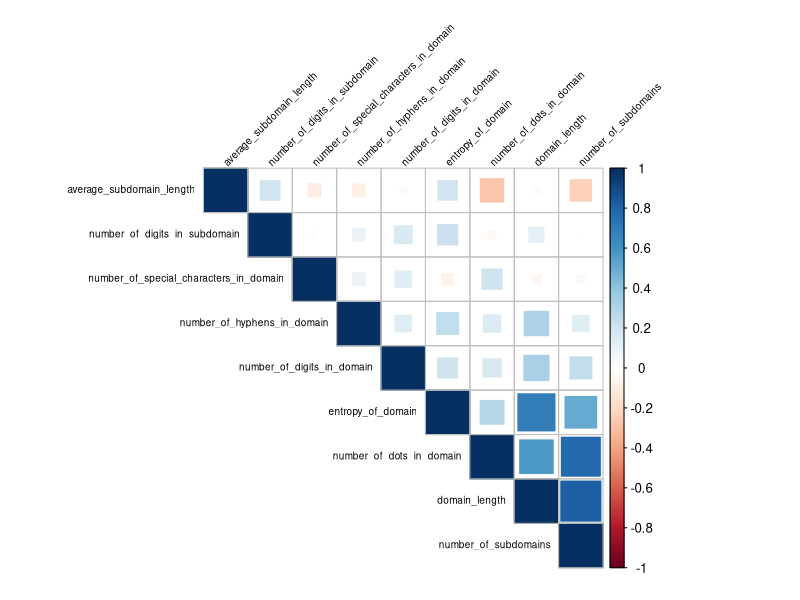
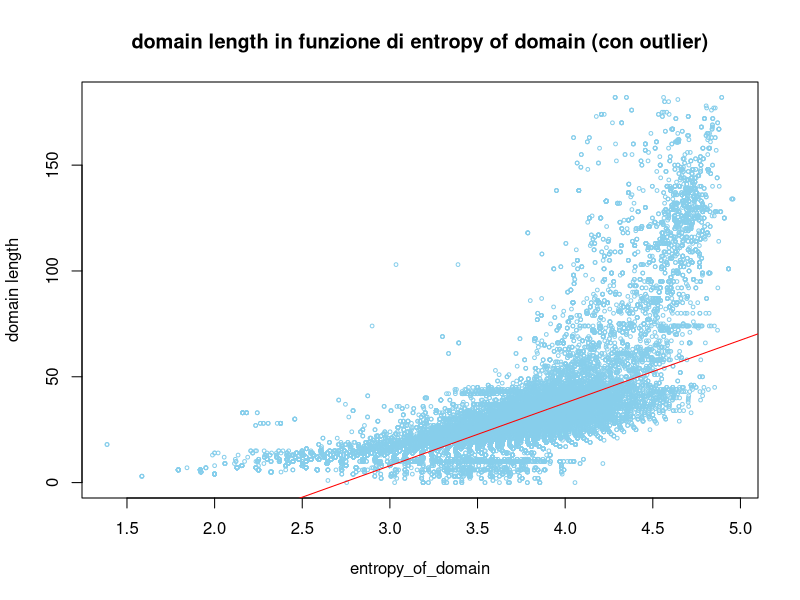
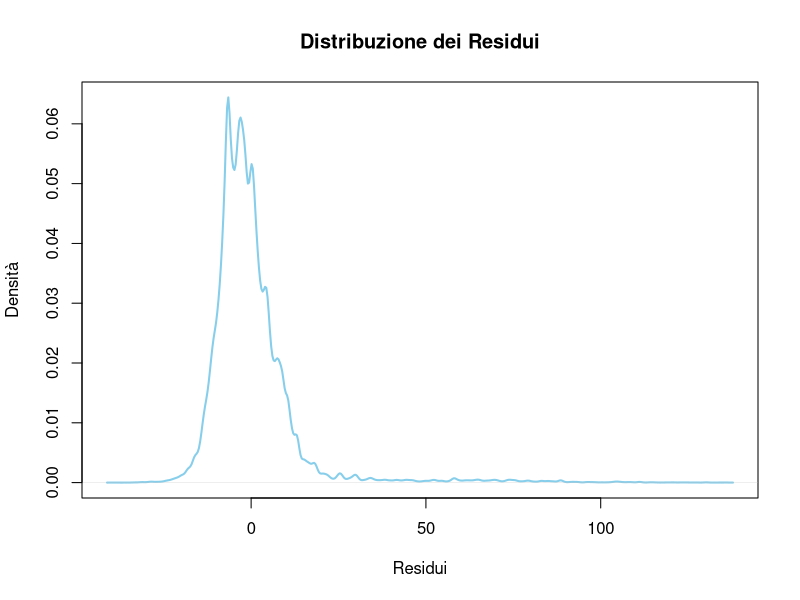

Write R code to recreate these figures, in order.
# Librerie----
library(corrplot)
library(data.table)

# Caricamento dataset ----
dataset <- read.csv("datasets/Dataset_Clean_Phishing_Domain.csv", header=TRUE, sep=",")

correlations <- cor(dataset)

corrplot(
  correlations,
  method = "square",  # Usa colori per rappresentare le correlazioni
  type = "upper",     # Mostra solo la parte superiore della matrice
  order = "hclust",   # Ordina le variabili in base alla correlazione
  tl.col = "black",   # Colore delle etichette delle variabili
  tl.cex = 0.6,       # Dimensione del testo delle etichette
  tl.srt = 45,        # Rotazione delle etichette
  cl.cex = 0.8        # Dimensione del testo della legenda
)

# Regressione lineare ----
# Il modello prevede la lunghezza del dominio in funzione all'entropia dello stesso
modello <- lm(domain_length ~ entropy_of_domain, data = dataset)
modello

risultati <- summary(modello)
risultati

plot(dataset$entropy_of_domain, dataset$domain_length, 
     xlab = "entropy_of_domain", ylab = "domain length",
     main = "domain length in funzione di entropy of domain (con outlier)",
     cex = 0.5, col = "skyblue")
abline(modello, col = "red")

# Calcolo residui

residui <- resid(modello)

media_residui <- mean(residui)
cat(format(media_residui, scientific = FALSE, trim = TRUE))

valori_previsti <- fitted(modello)
valori_osservati <- dataset$domain_length

# Grafico di densità dei residui
plot(density(residui), 
     main = "Distribuzione dei Residui", 
     xlab = "Residui", ylab = "Densità", 
     col = "skyblue", lwd = 2)
